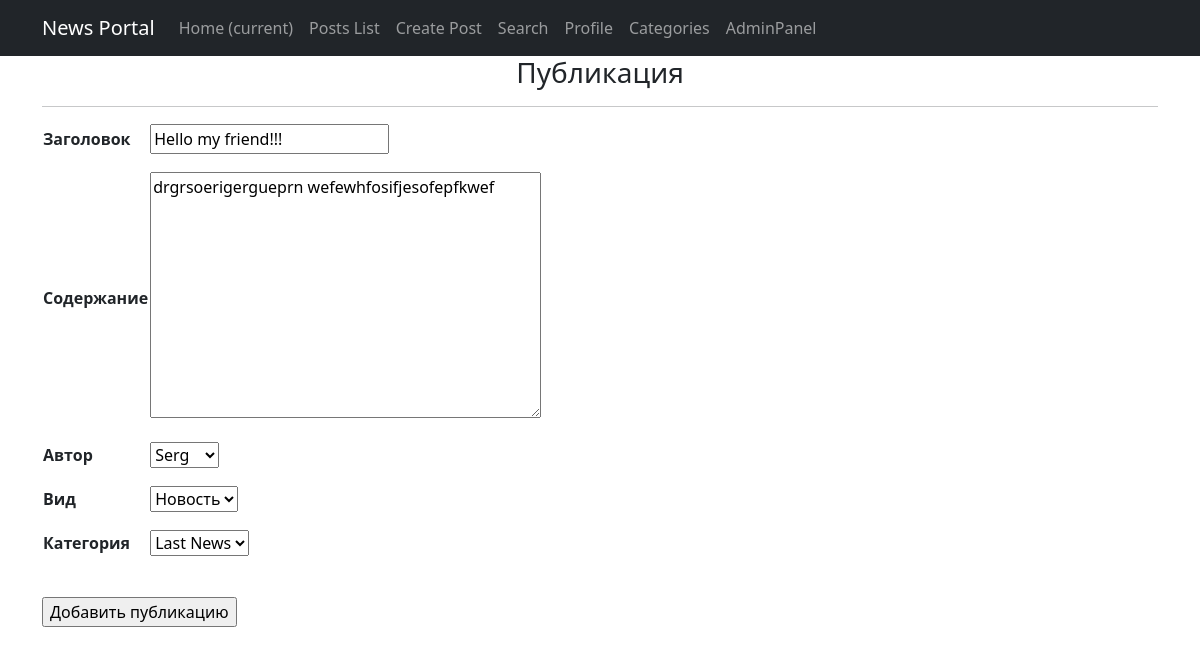
The page /news_edit/add/2 (signed in) on the database its author committed.
### news/models.py (models this page shows, shortened)
class Post(models.Model):
    article = 'AR'
    news = 'NW'
    kind = [
        (article, 'Статья'),
        (news, 'Новость')
    ]
    author = models.ForeignKey(Author, on_delete=models.CASCADE)
    view = models.CharField(max_length=2, choices=kind, default=article)
    time_of_creation = models.DateTimeField(auto_now_add=True)
    post_category = models.ForeignKey(Category, on_delete=models.CASCADE, verbose_name='Категория(category)')
    title = models.CharField(max_length=128)
    text = models.TextField()
    post_rating = models.IntegerField(default=0)
    class Meta:
        verbose_name = 'Публикация'
        verbose_name_plural = 'Публикации'

### news/views.py (the view)
# urls.py: path('add/<int:pk>', PostUpdateView.as_view(), name='post_update'),
class PostUpdateView(LoginRequiredMixin, PermissionRequiredMixin, UpdateView):
    template_name = 'news/post_add.html'
    form_class = PostForm
    permission_required = ('news.change_post',)  # создание разрешения на редактирование
    def get_object(self, **kwargs):
        id = self.kwargs.get('pk')
        return Post.objects.get(pk=id)

### news/forms.py
class PostForm(ModelForm):
    class Meta:
        model = Post
        fields = ['title', 'text', 'author', 'view', 'post_category']

### news/models.py (called while the page is built)
    def __str__(self):
        return f'{self.author_user}'

    def __str__(self):
        return f'{self.name}'

### templates/news/post_add.html (shortened to what this page needs)
{% extends 'default.html' %}
{% block content %}
<h3>Публикация</h3>
<hr>
<form method="POST">
    <table>
        <tr>
            <td>
                <p align="left">
                <b>Заголовок &nbsp </b>
                </p>
            </td>
            <td>
                <p align="left">
                {{ form.title }}
                </p>
            </td>
        </tr>
        <tr>
            <td>
                <p align="left">
                <b>Содержание</b>
                </p>
            </td>
            <td>
                <p align="left">
                {{ form.text }}
                </p>
            </td>
        </tr>
        <tr>
            <td>
                <p align="left">
                <b>Автор</b>
                </p>
            </td>
            <td>
                <p align="left">
                {{ form.author }}
                </p>
            </td>
        </tr>
        <tr>
            <td>
                <p align="left">
                <b>Вид</b>
                </p>
            </td>
            <td>
                <p align="left">
                {{ form.view }}
                </p>
            </td>
        </tr>
        <tr>
            <td>
                <p align="left">
                <b>Категория</b>
                </p>
            </td>
             <td>
                <p align="left">
                {{ form.post_category }}
                </p>
            </td>
        </tr>
    </table>
    <br>
    <p align="left">
    <input type="submit" value="Добавить публикацию">
    </p>
</form>
<br>
{% endblock content %}

### rows shown on the page
Post: title "Hello my friend!!!", text "drgrsoerigergueprn wefewhfosifjesofepfkwef", author "Serg", view "Новость", post_category "Last News"
